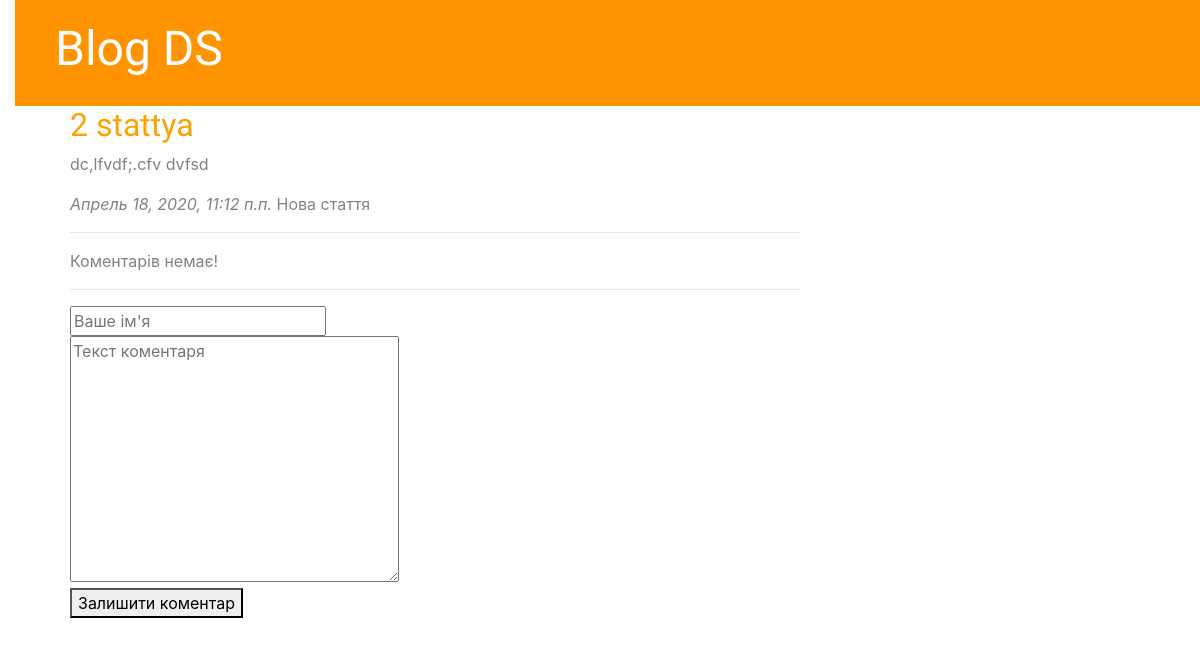
/articles/2/, run on an earlier commit of the app's database.
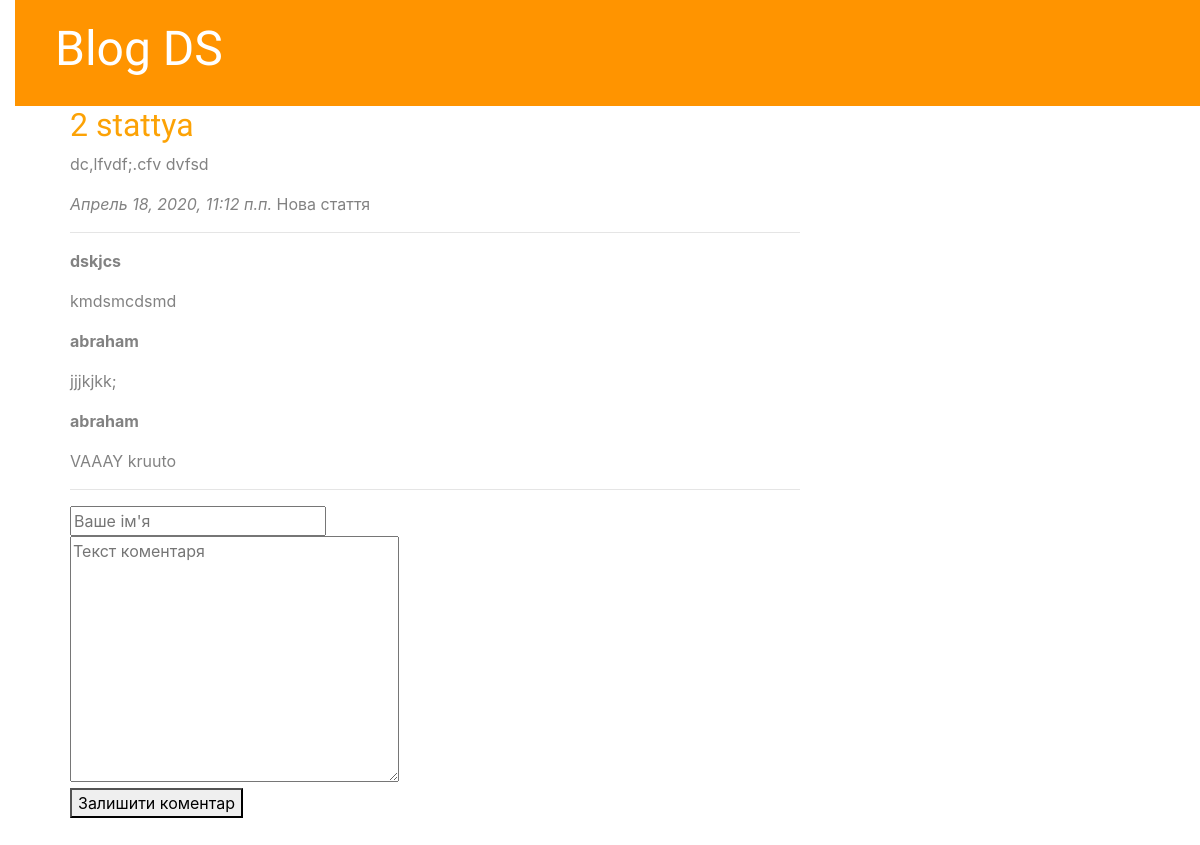
And on a later commit of the database.
### site1/apps/articles/models.py (models this page shows, shortened)
class Comment(models.Model):
	article = models.ForeignKey(Article, on_delete = models.CASCADE)
	author_name = models.CharField("ім'я автора", max_length = 50)
	comment_text = models.CharField('текст коментаря', max_length = 200)
	class Meta:
		verbose_name = 'Коментар'
		verbose_name_plural = 'Коментарі'

### site1/apps/articles/views.py (the view)
# urls.py: path('<int:article_id>/', views.detail, name = "detail"),
def detail(request, article_id):
	try:
		a = Article.objects.get( id = article_id )
	except:
		raise Http404("Статтю не знайдено!")
	latest_comment_list = a.comment_set.order_by('-id')[:10]
	return render(request, 'articles/detail.html', {'article': a, 'latest_comment_list': latest_comment_list})

### site1/apps/articles/models.py (called while the page is built)
	def was_published_recently(self):
		return self.pub_date >= (timezone.now() - datetime.timedelta(days = 7))

### site1/templates/articles/detail.html (shortened to what this page needs)
{% extends 'base.html' %}
{% block content %}
<h2>{{article.article_title}}</h2>
<p>{{article.article_text}}</p>
<em>{{article.pub_date}}</em>
{% if article.was_published_recently %}
Нова стаття
{% endif %}
<hr>
{% if latest_comment_list %}
	{% for c in latest_comment_list %}
		<p>
			<strong>{{c.author_name}}</strong>
			<p>{{c.comment_text}}</p>
		</p>
	{% endfor %}
{% else %}
Коментарів немає!
{% endif %}
<hr>
<form action="{% url 'articles:leave_comment' article.id %}" method="POST">
	<input type="text" required placeholder ="Ваше ім'я" name="name"><br>
	<textarea name="text" required="" placeholder="Текст коментаря" cols="30" rows="10"></textarea><br>
	<button type="submit">Залишити коментар</button>
</form>
{% endblock %}

What changed in the data, as far as the page shows it:
added Comment: author_name "dskjcs", comment_text "kmdsmcdsmd"
added Comment: author_name "abraham", comment_text "jjjkjkk;"
added Comment: author_name "abraham", comment_text "VAAAY kruuto"
Also different on the page:
text no longer shown: "Коментарів немає!"
